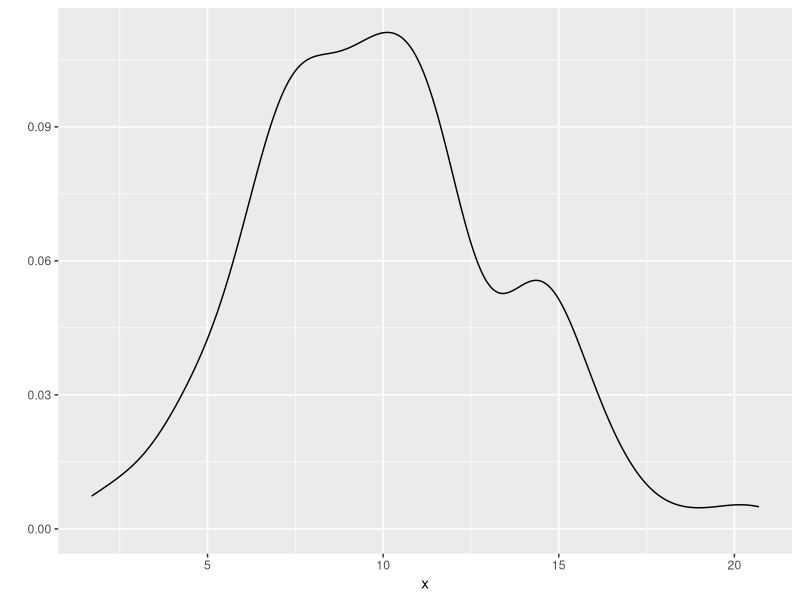
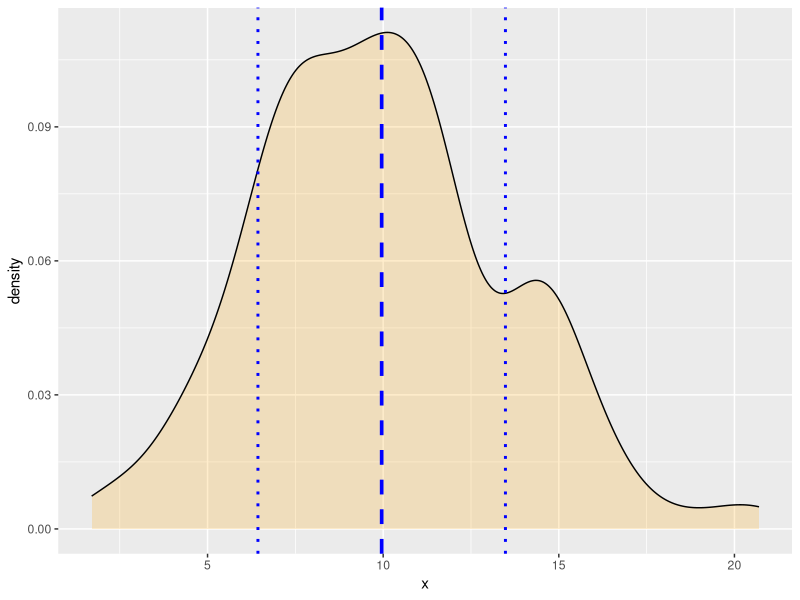
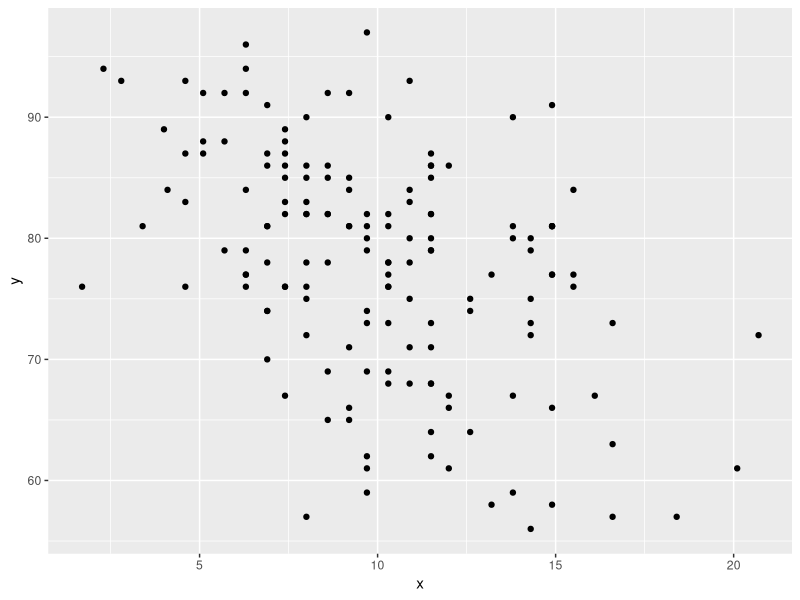
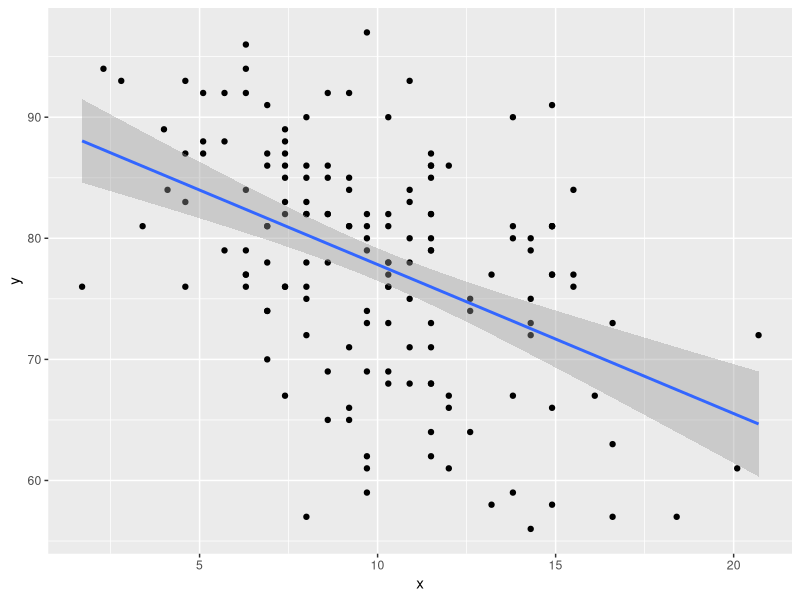
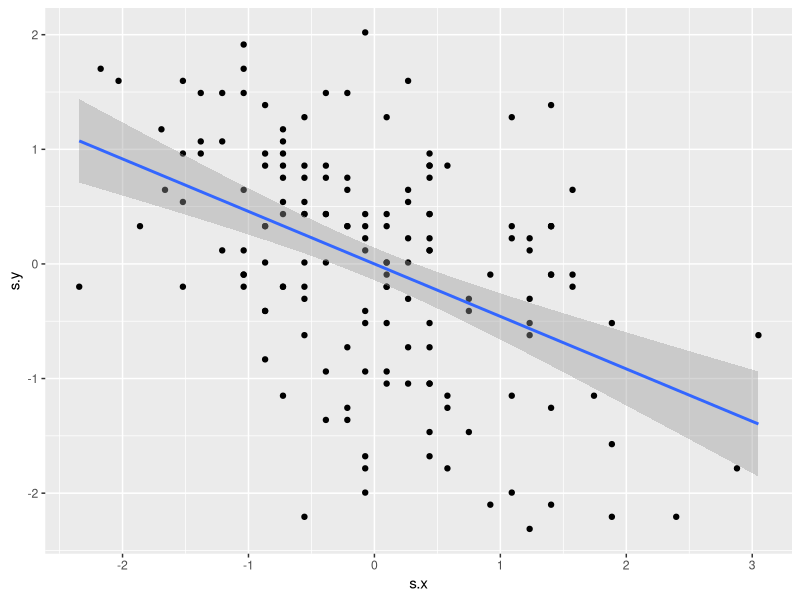

These charts were generated, in order, by the following R code:
## ---- chunk 1

library(ggplot2) ## For the plots
library(dplyr) ## To use the %>% operator (other functions)

## ---- chunk 2

aq <- airquality %>%
    tbl_df()

x <- aq$Wind
y <- aq$Temp

## ---- chunk 3
## Raw formula
sum(((x - mean(x)) ^ 2)) / (length(x) - 1)

## ... or as a function in base R
var(x)
## ---- chunk 4

qplot(x, geom = 'density')

## ---- chunk 5

## Raw formula
sqrt(sum(((x - mean(x)) ^ 2)) / (length(x) - 1))

## Standard function in R
sd(x)

## ---- chunk 6

ggplot() +
  geom_density(aes(x), fill = 'orange', alpha = 0.2) +
  geom_vline(aes(xintercept = mean(x)), linetype = 'dashed',
             colour = 'blue', size = 1.25) +
  geom_vline(aes(xintercept = c((mean(x) - sd(x)),
                                (mean(x) + sd(x)))),
             linetype = 'dotted', colour = 'blue', size = 1)

## ---- chunk 7

## Raw formula
sum((x - mean(x)) * (y - mean(y))) / (length(x) - 1)

## The function in R
cov(x, y)

## ---- chunk 8
cov(x, x)
var(x)
## ---- chunk 9

qplot(x, y, geom = 'point')

## ---- chunk 10

## Raw formula without the sd()
cov(x, y) / (sqrt(var(x)) * sqrt(var(y)))

## Raw formula with the sd() 
cov(x, y) / (sd(x) * sd(y))

## Using the R function
cor(x, y)

## ---- chunk 11

## Raw formula
cov(x, y) / var(x)

## If we want to generalize it a bit more, expanding it gets:
(cov(x, y) / (sd(x) * sd(y))) * (sd(y) / sd(x))

## Which allows us to use the correlation
cor(x, y) * (sd(y) / sd(x))

## Compare to the linear regression function:
coef(lm(y ~ x))[2]

## Calculating the intercept:
b <- cor(x, y) * (sd(y) / sd(x))
mean(y) - (b * mean(x))

## Compared to the lm:
coef(lm(y ~ x))[1]

## ---- chunk 12

qplot(x, y, geom = c('point', 'smooth'), method = 'lm')

## ---- chunk 13

## Scale the data
s.x <- scale(x)
s.y <- scale(y)

## Check it!
cor(s.x, s.y)
cor(s.x, s.y) * (sd(s.y) / sd(s.x))
coef(lm(s.y ~ s.x))[2] %>% signif(7)

## ---- chunk 14

qplot(s.x, s.y, geom = c('point', 'smooth'), method = 'lm')

